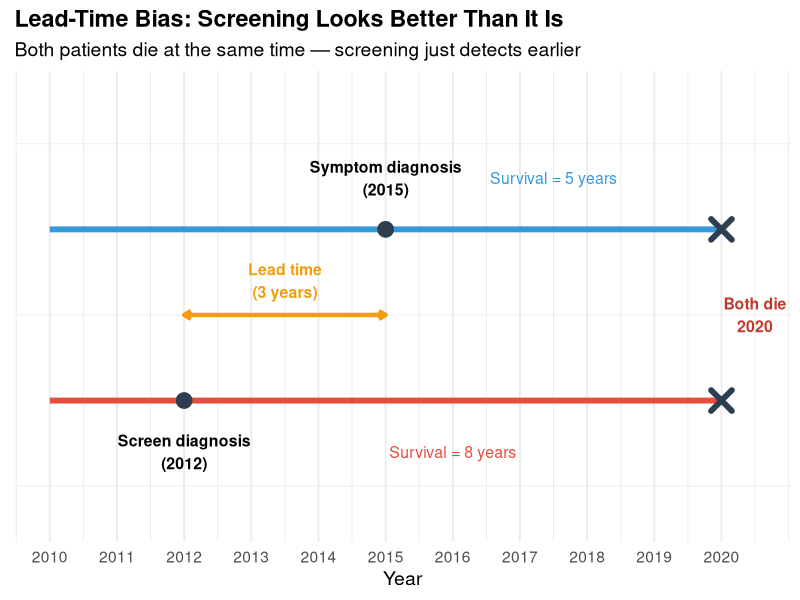
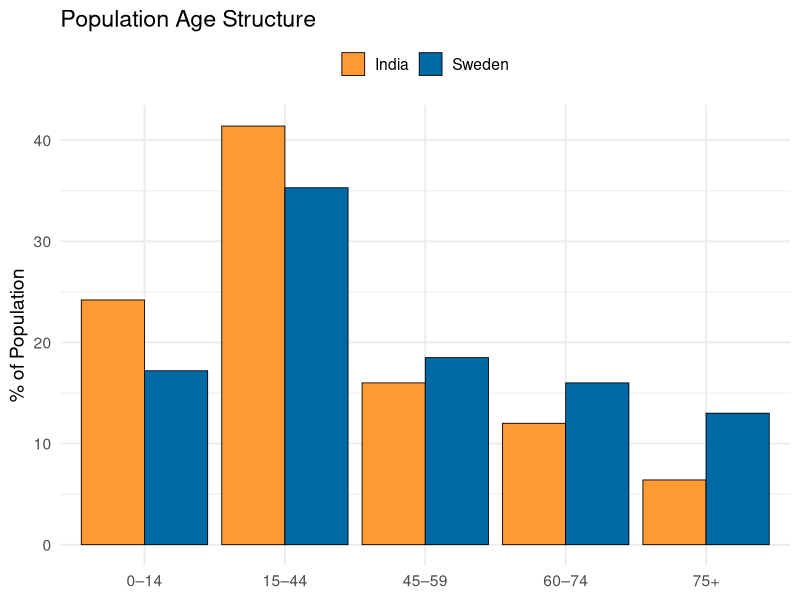
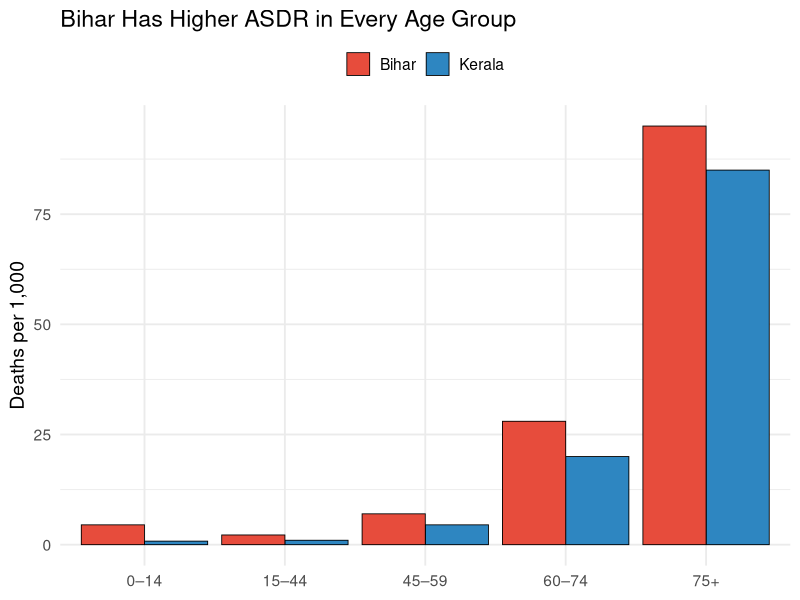

Reproduce these figures in R, in order.
## ---- chunk 1
#| label: setup
#| include: false
library(tidyverse)
library(kableExtra)
library(patchwork)
library(scales)
library(DiagrammeR)
set.seed(42)
## ---- chunk 2
#| fig-height: 5
#| fig-width: 5.5
grViz("
digraph wine_confound {
  graph[rankdir = TB, bgcolor = 'transparent', nodesep = 1.2, ranksep = 0.8]
  node [fontname = 'Helvetica', shape = box, style = filled, fontsize = 12, margin = '0.25,0.12']

  C [label = 'SES & Lifestyle\\n(Confounder)', fillcolor = '#E8C07A', fontcolor = '#333']
  E [label = 'Wine\\nConsumption', fillcolor = '#B8D4E3', fontcolor = '#333']
  O [label = 'Heart\\nDisease', fillcolor = '#E89595', fontcolor = '#333']

  C -> E [label = '  causes  ', fontsize = 10, fontcolor = '#555']
  C -> O [label = '  causes  ', fontsize = 10, fontcolor = '#555']
  E -> O [label = '  ??  ', fontsize = 10, fontcolor = '#c0392b', style = dashed]
}
")
## ---- chunk 3
#| fig-height: 4.5
#| fig-width: 9
grViz("
digraph cross_blank {
  graph[rankdir = LR, bgcolor = 'transparent', nodesep = 0.5, ranksep = 0.7]
  node [fontname = 'Helvetica', shape = box, style = filled, fontsize = 11, margin = '0.15,0.08']

  A [label = '?', fillcolor = '#B8D4E3']
  B [label = '?', fillcolor = '#E8C07A']
  C [label = '?', fillcolor = '#A8D5A2']
  D [label = '?', fillcolor = '#E89595']
  E [label = '?', fillcolor = '#D4EAF7']
  F [label = '?', fillcolor = '#E89595']
  G [label = '?', fillcolor = '#D4EAF7']

  edge [fontsize = 8, fontcolor = '#555']
  A -> B [label = '  ?  ']
  A -> C [label = '  ?  ']
  B -> D [label = '  ?  ']
  B -> E [label = '  ?  ']
  C -> F [label = '  ?  ']
  C -> G [label = '  ?  ']
}
")
## ---- chunk 4
#| fig-height: 4.5
#| fig-width: 5.5
grViz("
digraph cross_sectional {
  graph[rankdir = LR, bgcolor = 'transparent', nodesep = 0.5, ranksep = 0.7]
  node [fontname = 'Helvetica', shape = box, style = filled, fontsize = 10, margin = '0.15,0.08']

  A [label = 'Population\\n(one time point)', fillcolor = '#B8D4E3']
  B [label = 'Exposed', fillcolor = '#E8C07A']
  C [label = 'Non-exposed', fillcolor = '#A8D5A2']
  D [label = 'Outcome +', fillcolor = '#E89595']
  E [label = 'Outcome −', fillcolor = '#D4EAF7']
  F [label = 'Outcome +', fillcolor = '#E89595']
  G [label = 'Outcome −', fillcolor = '#D4EAF7']

  edge [fontsize = 8, fontcolor = '#555']
  A -> B [label = '  classify  ']
  A -> C [label = '  classify  ']
  B -> D [label = '  assess  ']
  B -> E [label = '  assess  ']
  C -> F [label = '  assess  ']
  C -> G [label = '  assess  ']
}
")
## ---- chunk 5
#| fig-height: 4.5
#| fig-width: 9
grViz("
digraph cc_blank {
  graph[rankdir = LR, bgcolor = 'transparent', nodesep = 0.5, ranksep = 0.7]
  node [fontname = 'Helvetica', shape = box, style = filled, fontsize = 11, margin = '0.15,0.08']

  A [label = '?', fillcolor = '#B8D4E3']
  B [label = '?', fillcolor = '#E89595']
  C [label = '?', fillcolor = '#D4EAF7']
  D [label = '?', fillcolor = '#E8C07A']
  E [label = '?', fillcolor = '#A8D5A2']
  F [label = '?', fillcolor = '#E8C07A']
  G [label = '?', fillcolor = '#A8D5A2']

  edge [fontsize = 8, fontcolor = '#555']
  A -> B [label = '  ?  ']
  A -> C [label = '  ?  ']
  B -> D [label = '  ?  ']
  B -> E [label = '  ?  ']
  C -> F [label = '  ?  ']
  C -> G [label = '  ?  ']
}
")
## ---- chunk 6
#| fig-height: 4.5
#| fig-width: 5.5
grViz("
digraph case_control {
  graph[rankdir = LR, bgcolor = 'transparent', nodesep = 0.5, ranksep = 0.7]
  node [fontname = 'Helvetica', shape = box, style = filled, fontsize = 10, margin = '0.15,0.08']

  A [label = 'Study\\nBase', fillcolor = '#B8D4E3']
  B [label = 'Cases\\n(Disease +)', fillcolor = '#E89595']
  C [label = 'Controls\\n(Disease −)', fillcolor = '#D4EAF7']
  D [label = 'Exposed', fillcolor = '#E8C07A']
  E [label = 'Not exposed', fillcolor = '#A8D5A2']
  F [label = 'Exposed', fillcolor = '#E8C07A']
  G [label = 'Not exposed', fillcolor = '#A8D5A2']

  edge [fontsize = 8, fontcolor = '#555']
  A -> B [label = '  select  ']
  A -> C [label = '  select  ']
  B -> D [label = '  ascertain  ']
  B -> E [label = '  ascertain  ']
  C -> F [label = '  ascertain  ']
  C -> G [label = '  ascertain  ']
}
")
## ---- chunk 7
#| fig-height: 4.5
#| fig-width: 9
grViz("
digraph cohort_blank {
  graph[rankdir = LR, bgcolor = 'transparent', nodesep = 0.5, ranksep = 0.7]
  node [fontname = 'Helvetica', shape = box, style = filled, fontsize = 11, margin = '0.15,0.08']

  A [label = '?', fillcolor = '#B8D4E3']
  B [label = '?', fillcolor = '#E8C07A']
  C [label = '?', fillcolor = '#A8D5A2']
  D [label = '?', fillcolor = '#E89595']
  E [label = '?', fillcolor = '#D4EAF7']
  F [label = '?', fillcolor = '#E89595']
  G [label = '?', fillcolor = '#D4EAF7']

  edge [fontsize = 8, fontcolor = '#555']
  A -> B [label = '  ?  ']
  A -> C [label = '  ?  ']
  B -> D [label = '  ?  ']
  B -> E [label = '  ?  ']
  C -> F [label = '  ?  ']
  C -> G [label = '  ?  ']
}
")
## ---- chunk 8
#| fig-height: 4.5
#| fig-width: 5.5
grViz("
digraph cohort {
  graph[rankdir = LR, bgcolor = 'transparent', nodesep = 0.5, ranksep = 0.7]
  node [fontname = 'Helvetica', shape = box, style = filled, fontsize = 10, margin = '0.15,0.08']

  A [label = 'Disease-free\\nPopulation', fillcolor = '#B8D4E3']
  B [label = 'Exposed', fillcolor = '#E8C07A']
  C [label = 'Non-exposed', fillcolor = '#A8D5A2']
  D [label = 'Disease +', fillcolor = '#E89595']
  E [label = 'Disease −', fillcolor = '#D4EAF7']
  F [label = 'Disease +', fillcolor = '#E89595']
  G [label = 'Disease −', fillcolor = '#D4EAF7']

  edge [fontsize = 8, fontcolor = '#555']
  A -> B [label = '  ascertain  ']
  A -> C [label = '  ascertain  ']
  B -> D [label = '  follow-up  ']
  B -> E [label = '  follow-up  ']
  C -> F [label = '  follow-up  ']
  C -> G [label = '  follow-up  ']
}
")
## ---- chunk 9
#| fig-height: 4.5
#| fig-width: 9
grViz("
digraph rct_blank {
  graph[rankdir = LR, bgcolor = 'transparent', nodesep = 0.5, ranksep = 0.7]
  node [fontname = 'Helvetica', shape = box, style = filled, fontsize = 11, margin = '0.15,0.08']

  A [label = '?', fillcolor = '#B8D4E3']
  B [label = '?', fillcolor = '#E8C07A']
  C [label = '?', fillcolor = '#A8D5A2']
  D [label = '?', fillcolor = '#E89595']
  E [label = '?', fillcolor = '#D4EAF7']
  F [label = '?', fillcolor = '#E89595']
  G [label = '?', fillcolor = '#D4EAF7']

  edge [fontsize = 8, fontcolor = '#c0392b', fontname = 'Helvetica-Bold']
  A -> B [label = '  ?  ']
  A -> C [label = '  ?  ']
  edge [fontsize = 8, fontcolor = '#555', fontname = 'Helvetica']
  B -> D [label = '  ?  ']
  B -> E [label = '  ?  ']
  C -> F [label = '  ?  ']
  C -> G [label = '  ?  ']
}
")
## ---- chunk 10
#| fig-height: 4.5
#| fig-width: 5.5
grViz("
digraph rct {
  graph[rankdir = LR, bgcolor = 'transparent', nodesep = 0.5, ranksep = 0.7]
  node [fontname = 'Helvetica', shape = box, style = filled, fontsize = 10, margin = '0.15,0.08']

  A [label = 'Eligible\\nParticipants', fillcolor = '#B8D4E3']
  B [label = 'Treatment', fillcolor = '#E8C07A']
  C [label = 'Control', fillcolor = '#A8D5A2']
  D [label = 'Outcome +', fillcolor = '#E89595']
  E [label = 'Outcome −', fillcolor = '#D4EAF7']
  F [label = 'Outcome +', fillcolor = '#E89595']
  G [label = 'Outcome −', fillcolor = '#D4EAF7']

  edge [fontsize = 8, fontcolor = '#c0392b', fontname = 'Helvetica-Bold']
  A -> B [label = '  randomize  ']
  A -> C [label = '  randomize  ']
  edge [fontsize = 8, fontcolor = '#555', fontname = 'Helvetica']
  B -> D [label = '  follow-up  ']
  B -> E [label = '  follow-up  ']
  C -> F [label = '  follow-up  ']
  C -> G [label = '  follow-up  ']
}
")
## ---- chunk 11
comparison <- tibble(
  Feature = c("Starting point", "Time direction", "Measure", "Can show causation?",
              "Best for rare...", "Time & cost", "Main threat"),
  `Cross-sectional` = c("Population", "Snapshot", "Prevalence, POR", "No", "Neither", "Low", "Temporal ambiguity"),
  `Case-control` = c("Outcome", "Backward", "OR", "Suggests", "**Disease**", "Low", "Recall bias"),
  Cohort = c("Exposure", "Forward", "RR, AR", "Suggests", "**Exposure**", "High", "Loss to follow-up"),
  RCT = c("Random assignment", "Forward", "RR, ARR, NNT", "**Yes**", "N/A", "Very high", "Ethical constraints")
)

kable(comparison, format = "html", escape = FALSE) %>%
  kable_styling(full_width = TRUE, font_size = 15) %>%
  row_spec(0, background = "#2c3e50", color = "white", bold = TRUE) %>%
  column_spec(1, bold = TRUE, width = "16%")
## ---- chunk 12
#| fig-height: 5
#| fig-width: 11

ggplot() +
  geom_segment(aes(x = 2010, xend = 2020, y = 2, yend = 2), linewidth = 2, color = "#3498db") +
  geom_segment(aes(x = 2010, xend = 2020, y = 1, yend = 1), linewidth = 2, color = "#e74c3c") +
  geom_point(aes(x = 2015, y = 2), size = 5, color = "#2c3e50") +
  geom_point(aes(x = 2012, y = 1), size = 5, color = "#2c3e50") +
  geom_point(aes(x = 2020, y = c(1, 2)), size = 5, shape = 4, stroke = 3, color = "#2c3e50") +
  annotate("text", x = 2015, y = 2.3, label = "Symptom diagnosis\n(2015)", fontface = "bold", size = 4) +
  annotate("text", x = 2012, y = 0.7, label = "Screen diagnosis\n(2012)", fontface = "bold", size = 4) +
  annotate("text", x = 2020.5, y = 1.5, label = "Both die\n2020", fontface = "bold", size = 4, color = "#c0392b") +
  annotate("segment", x = 2012, xend = 2015, y = 1.5, yend = 1.5, linewidth = 1.5, color = "#f39c12",
           arrow = arrow(ends = "both", length = unit(0.2, "cm"))) +
  annotate("text", x = 2013.5, y = 1.7, label = "Lead time\n(3 years)", fontface = "bold", size = 4, color = "#f39c12") +
  annotate("text", x = 2017.5, y = 2.3, label = "Survival = 5 years", size = 4, color = "#3498db") +
  annotate("text", x = 2016, y = 0.7, label = "Survival = 8 years", size = 4, color = "#e74c3c") +
  scale_x_continuous(breaks = 2010:2020) +
  ylim(0.3, 2.8) +
  labs(title = "Lead-Time Bias: Screening Looks Better Than It Is",
       subtitle = "Both patients die at the same time — screening just detects earlier",
       x = "Year", y = NULL) +
  theme_minimal(base_size = 14) +
  theme(plot.title = element_text(face = "bold"), axis.text.y = element_blank(), panel.grid.major.y = element_blank())
## ---- chunk 13
#| fig-height: 3.5
#| fig-width: 8
grViz("
digraph confound_generic {
  graph[rankdir = TB, bgcolor = 'transparent', nodesep = 1.0, ranksep = 0.8]
  node [fontname = 'Helvetica', shape = box, style = filled, fontsize = 13, margin = '0.3,0.15']

  C [label = 'CONFOUNDER\\n(C)', fillcolor = '#E8C07A', fontcolor = '#333']
  E [label = 'EXPOSURE\\n(E)', fillcolor = '#B8D4E3', fontcolor = '#333']
  O [label = 'OUTCOME\\n(O)', fillcolor = '#E89595', fontcolor = '#333']

  C -> E [label = '  associated  ', fontsize = 10, fontcolor = '#555']
  C -> O [label = '  causes  ', fontsize = 10, fontcolor = '#555']
  E -> O [label = '  ??  ', fontsize = 10, fontcolor = '#c0392b', style = dashed, penwidth = 2]
}
")
## ---- chunk 14
#| fig-height: 4.5
#| fig-width: 10
grViz("
digraph wine {
  graph[rankdir = TB, bgcolor = 'transparent', nodesep = 1.2, ranksep = 0.8]
  node [fontname = 'Helvetica', shape = box, style = filled, fontsize = 12, margin = '0.3,0.15']

  SES [label = 'Socioeconomic\\nStatus & Lifestyle', fillcolor = '#E8C07A']
  Wine [label = 'Wine\\nConsumption', fillcolor = '#B8D4E3']
  CVD [label = 'Cardiovascular\\nDisease', fillcolor = '#E89595']
  Ex [label = 'Exercise', fillcolor = '#D4EAF7']
  Diet [label = 'Diet Quality', fillcolor = '#D4EAF7']
  Access [label = 'Healthcare\\nAccess', fillcolor = '#D4EAF7']

  SES -> Wine [label = '  ↑income → ↑wine  ', fontsize = 9, fontcolor = '#555']
  SES -> Ex [fontsize = 9]
  SES -> Diet [fontsize = 9]
  SES -> Access [fontsize = 9]
  Ex -> CVD [label = '  protects  ', fontsize = 9, fontcolor = '#27ae60']
  Diet -> CVD [label = '  protects  ', fontsize = 9, fontcolor = '#27ae60']
  Access -> CVD [label = '  protects  ', fontsize = 9, fontcolor = '#27ae60']
  Wine -> CVD [label = '  ??  ', fontsize = 10, fontcolor = '#c0392b', style = dashed, penwidth = 2]
}
")
## ---- chunk 15
grViz("
digraph evidence_pyramid {
  graph[rankdir = TB, bgcolor = 'transparent', nodesep = 0.3, ranksep = 0.4]
  node [fontname = 'Helvetica', shape = box, style = filled, fontsize = 11, margin = '0.2,0.1']

  SR  [label = 'Systematic Reviews\\n& Meta-analyses', fillcolor = '#27ae60', fontcolor = 'white', width = 3]
  RCT [label = 'Randomized Controlled Trials', fillcolor = '#2ecc71', fontcolor = 'white', width = 4]
  COH [label = 'Cohort Studies', fillcolor = '#f1c40f', fontcolor = '#333', width = 5]
  CC  [label = 'Case-Control Studies', fillcolor = '#e67e22', fontcolor = 'white', width = 6]
  CS  [label = 'Cross-Sectional Surveys', fillcolor = '#e74c3c', fontcolor = 'white', width = 7]
  CR  [label = 'Case Reports / Expert Opinion', fillcolor = '#c0392b', fontcolor = 'white', width = 8]

  SR -> RCT [arrowhead = none]
  RCT -> COH [arrowhead = none]
  COH -> CC [arrowhead = none]
  CC -> CS [arrowhead = none]
  CS -> CR [arrowhead = none]
}
")
## ---- chunk 16
#| fig-height: 5
#| fig-width: 5.5
age_df <- tibble(
  age_group = factor(rep(c("0–14", "15–44", "45–59", "60–74", "75+"), 2),
                     levels = c("0–14", "15–44", "45–59", "60–74", "75+")),
  country = rep(c("India", "Sweden"), each = 5),
  pct = c(24.2, 41.4, 16.0, 12.0, 6.4,
          17.2, 35.3, 18.5, 16.0, 13.0)
)
ggplot(age_df, aes(x = age_group, y = pct, fill = country)) +
  geom_col(position = "dodge", color = "black", linewidth = 0.3) +
  scale_fill_manual(values = c("India" = "#FF9933", "Sweden" = "#006AA7")) +
  labs(title = "Population Age Structure", x = NULL, y = "% of Population", fill = NULL) +
  theme_minimal(base_size = 14) +
  theme(legend.position = "top")
## ---- chunk 17
#| fig-height: 5
#| fig-width: 5.5
kb_df <- tibble(
  age_group = factor(rep(c("0–14", "15–44", "45–59", "60–74", "75+"), 2),
                     levels = c("0–14", "15–44", "45–59", "60–74", "75+")),
  state = rep(c("Kerala", "Bihar"), each = 5),
  asdr = c(0.8, 1.0, 4.5, 20.0, 85.0,
           4.5, 2.2, 7.0, 28.0, 95.0)
)
ggplot(kb_df, aes(x = age_group, y = asdr, fill = state)) +
  geom_col(position = "dodge", color = "black", linewidth = 0.3) +
  scale_fill_manual(values = c("Kerala" = "#2E86C1", "Bihar" = "#E74C3C")) +
  labs(title = "Bihar Has Higher ASDR in Every Age Group",
       x = NULL, y = "Deaths per 1,000", fill = NULL) +
  theme_minimal(base_size = 14) +
  theme(legend.position = "top")
